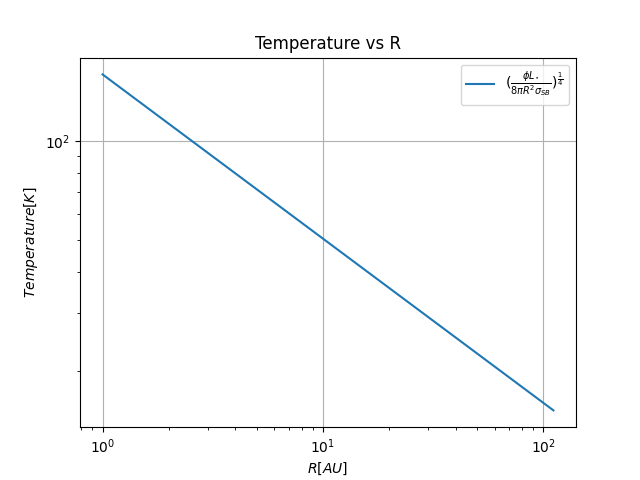

This chart was generated by the following Python code:
import matplotlib.pyplot as plt
import numpy as np
from astropy import constants

# all constants in cgs
s_b = constants.sigma_sb.cgs.value

# following values can be changed
flaring = 0.02
L = 1.033 * 10 ** 34
sur_den_0 = 0.0052480746


#1 AU in cm is 1.5.* 10 ** 13
AU = 1
AU_in_cm = 1.5 * 10 ** 13
R_in = AU * AU_in_cm

# fixed R for the sur_den function
R_out = 100 * AU_in_cm


y_axis_values = []
x_axis_values = []

upper_limit = float(input("Upper Limit? "))
steps = float(input("Steps? "))

while AU <= upper_limit:
    R = AU * AU_in_cm

# define temperature function
    def T(flaring, L, s_b, R):
        return (flaring * L / (8 * np.pi * R ** 2 * s_b)) ** (1/4)

    y_axis_values.append(T(flaring, L, s_b, R))
    x_axis_values.append(AU)
    AU += steps

plt.ylabel(r'$Temperature [K]$')
plt.xlabel('$R[AU]$')
plt.plot(x_axis_values, y_axis_values, label=(r'${(\frac{\phi L_{\star}}{8\pi R^2\sigma_{SB}})}^{\frac{1}{4}}$'))
plt.title("Temperature vs R")
plt.yscale('log'), plt.xscale('log')
plt.grid(), plt.legend(), plt.show()
